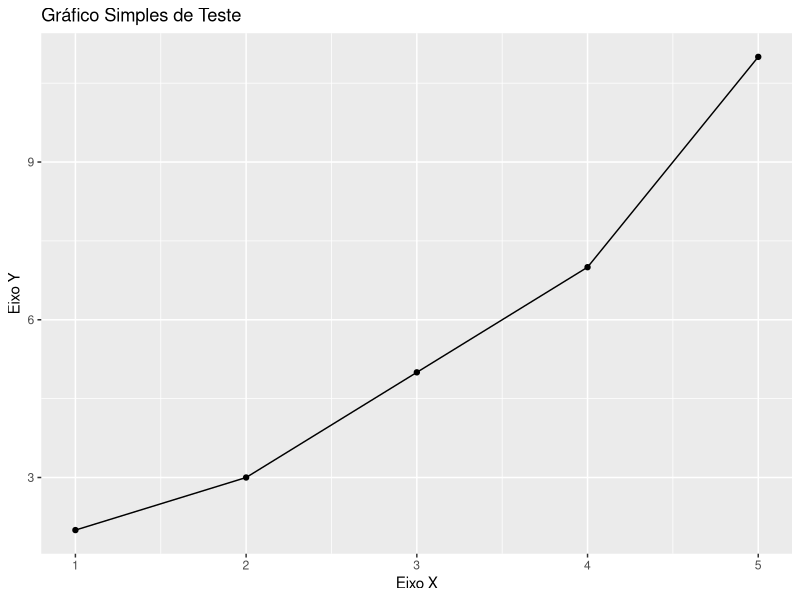

The R script that drew this image:
# Instale o pacote ggplot2 se ainda não tiver
# install.packages("ggplot2")

# Carregue o pacote
library(ggplot2)

# Criando um dataframe para exemplo
dados <- data.frame(
  x = c(1, 2, 3, 4, 5),
  
  y = c(2, 3, 5, 7, 11)

)

# Gerando o gráfico
ggplot(dados, aes(x = x, y = y)) +
  geom_point() +          # Adiciona pontos
  geom_line() +           # Adiciona linhas conectando os pontos
  ggtitle("Gráfico Simples de Teste") +  # Título do gráfico
  xlab("Eixo X") +        # Rótulo do eixo X
  ylab("Eixo Y")          # Rótulo do eixo Y
